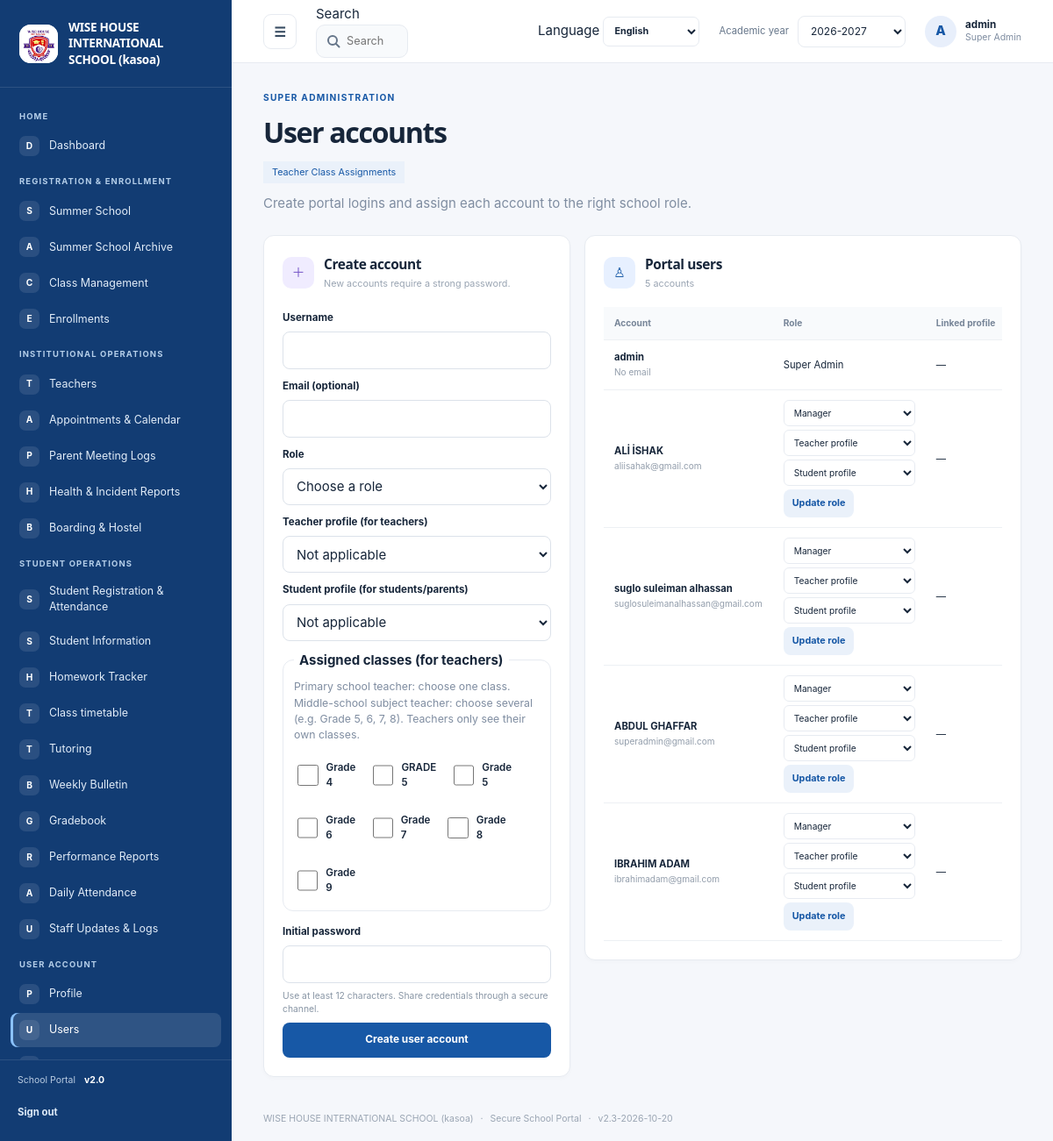
The page /users (signed in) on the database as committed earlier.
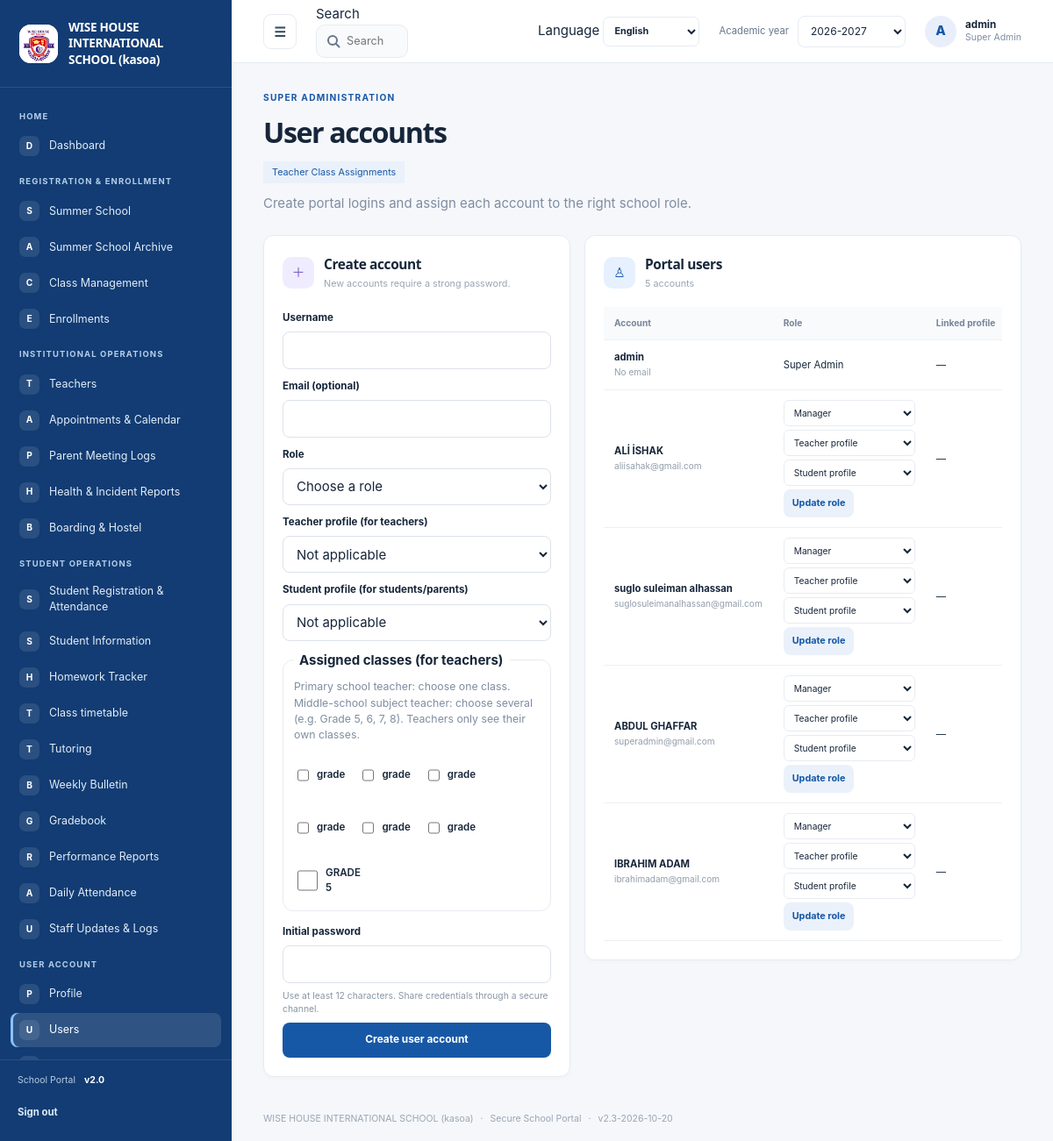
The same page on the database as committed later.
### tables this page shows
CREATE TABLE settings (
    key TEXT PRIMARY KEY,
    value TEXT NOT NULL
);

CREATE TABLE navigation_items (
    id INTEGER PRIMARY KEY AUTOINCREMENT,
    category TEXT NOT NULL,
    title TEXT NOT NULL,
    icon TEXT NOT NULL DEFAULT 'circle',
    url_endpoint TEXT NOT NULL,
    route_arg TEXT NOT NULL DEFAULT '',
    is_active INTEGER NOT NULL DEFAULT 1 CHECK (is_active IN (0, 1)),
    display_order INTEGER NOT NULL DEFAULT 0
);

CREATE TABLE users (
    id INTEGER PRIMARY KEY AUTOINCREMENT,
    username TEXT NOT NULL UNIQUE,
    password_hash TEXT NOT NULL,
    role TEXT NOT NULL DEFAULT 'manager'
      CHECK (role IN (
        'super_admin', 'admin', 'manager', 'teacher', 'student', 'parent',
        'health_officer', 'boarding_master'
      )),
    email TEXT UNIQUE,
    teacher_id INTEGER REFERENCES teachers(id) ON DELETE CASCADE,
    student_id INTEGER REFERENCES students(id) ON DELETE CASCADE,
    is_active INTEGER NOT NULL DEFAULT 1 CHECK (is_active IN (0, 1))
);

CREATE TABLE courses (
    id INTEGER PRIMARY KEY AUTOINCREMENT,
    name TEXT NOT NULL,
    code TEXT NOT NULL UNIQUE,
    teacher_id INTEGER NOT NULL REFERENCES teachers(id) ON DELETE RESTRICT
);

### school_system/views.py (the view, shortened to what this page needs)
@bp.route("/users", methods=("GET", "POST"))
@roles_required("super_admin")
def users():
    db = get_db()
    accounts = db.execute(
        "SELECT u.id, u.username, u.email, u.role, u.is_active, "
        "u.teacher_id, t.name AS teacher_name, s.name AS student_name FROM users u "
        "LEFT JOIN teachers t ON t.id=u.teacher_id "
        "LEFT JOIN students s ON s.id=u.student_id ORDER BY u.id"
    ).fetchall()
    teachers = db.execute("SELECT id, name FROM teachers WHERE email <> 'unassigned@school.invalid' ORDER BY name").fetchall()
    students = db.execute("SELECT id, name FROM students ORDER BY name").fetchall()
    class_rows = _sort_by_name(db.execute("SELECT id,name FROM courses").fetchall())
    teacher_classes = {}
    for course_id, people in _class_teacher_map(db).items():
        name = next(c["name"] for c in class_rows if c["id"] == course_id)
        for teacher_id, _, _ in people:
            teacher_classes.setdefault(teacher_id, []).append(name)
    teacher_classes = {k: sorted(v, key=_natural_key) for k, v in teacher_classes.items()}
    return render_template(
        "users.html", accounts=accounts, teachers=teachers, students=students,
        roles=ROLES, role_labels=ROLE_LABELS, class_rows=class_rows, teacher_classes=teacher_classes,
    )

### school_system/auth.py (called while the page is built)
@bp.before_app_request
def load_logged_in_user():
    user_id = session.get("user_id")
    if user_id is None:
        session.pop("username", None)
        session.pop("role", None)
        return
    user = get_db().execute(
        "SELECT id, username, role, is_active FROM users WHERE id = ?", (user_id,)
    ).fetchone()
    if user is None or not user["is_active"]:
        session.clear()
    else:
        session["username"] = user["username"]
        session["role"] = user["role"]

def login_required(view):
    @functools.wraps(view)
    def wrapped_view(**kwargs):
        if session.get("user_id") is None:
            return redirect(url_for("auth.login"))
        return view(**kwargs)
    return wrapped_view

def roles_required(*roles):
    def decorator(view):
        @functools.wraps(view)
        @login_required
        def wrapped_view(**kwargs):
            if session.get("role") not in roles:
                abort(403)
            return view(**kwargs)
        return wrapped_view
    return decorator

### school_system/db.py (called while the page is built)
def get_db():
    if "db" not in g:
        g.db = sqlite3.connect(current_app.config["DATABASE"])
        g.db.row_factory = sqlite3.Row
        g.db.execute("PRAGMA foreign_keys = ON")
    return g.db

### school_system/views.py (called while the page is built, shortened)
def _tr_lower(text):
    return str(text).replace("İ", "i").replace("I", "ı").lower()

def _natural_key(text):
    key = []
    for part in re.split(r"(\d+)", _tr_lower(text).strip()):
        if part.isdigit():
            key.append((0, int(part), ()))
        else:
            key.append((1, 0, tuple(_TR_ORDER.get(ch, 100 + ord(ch)) for ch in part)))
    return key

def _sort_by_name(rows, field="name"):
    return sorted(rows, key=lambda row: _natural_key(row[field]))

@bp.app_template_filter("translate")
def translate(text, language="en"):
    if language == "en" or not isinstance(text, str):
        return text

def _class_teacher_map(db):
    result = {}
    for r in db.execute(
        "SELECT ct.course_id,t.id,t.name,(c.teacher_id=t.id) AS is_main FROM course_teachers ct "
        "JOIN teachers t ON t.id=ct.teacher_id JOIN courses c ON c.id=ct.course_id "
        "WHERE t.email<>? ORDER BY is_main DESC,t.name", (UNASSIGNED_TEACHER_EMAIL,),
    ).fetchall():
        result.setdefault(r["course_id"], []).append((r["id"], r["name"], bool(r["is_main"])))
    return result

### school_system/templates/users.html (shortened to what this page needs)
{% extends "base.html" %}
{% block content %}
  <section class="page-title-row"><div><span class="eyebrow">SUPER ADMINISTRATION</span><h1>{{ 'User accounts'|translate(language) }}</h1><p><a class="button-small secondary-button" href="{{ url_for('views.teacher_classes') }}">{{ 'Teacher Class Assignments'|translate(language) }}</a></p><p class="muted">{{ 'Create portal logins and assign each account to the right school role.'|translate(language) }}</p></div></section>
  <div class="admin-grid">
    <section class="portal-card user-form-card">
      <div class="card-heading"><div><span class="card-icon lavender">＋</span><div><h2>{{ 'Create account'|translate(language) }}</h2><p>{{ 'New accounts require a strong password.'|translate(language) }}</p></div></div></div>
      <form method="post" class="stack user-create-form">
        <label for="username">{{ 'Username'|translate(language) }}</label><input id="username" name="username" maxlength="80" required>
        <label for="email">{{ 'Email (optional)'|translate(language) }}</label><input id="email" name="email" type="email">
        <label for="role">{{ 'Role'|translate(language) }}</label><select id="role" name="role" required>
          <option value="">{{ 'Choose a role'|translate(language) }}</option>{% for role in roles if role != 'super_admin' %}<option value="{{ role }}">{{ role_labels[role]|translate(language) }}</option>{% endfor %}
        </select>
        <label for="teacher_id">{{ 'Teacher profile (for teachers)'|translate(language) }}</label><select id="teacher_id" name="teacher_id"><option value="">{{ 'Not applicable'|translate(language) }}</option></select>
        <label for="student_id">{{ 'Student profile (for students/parents)'|translate(language) }}</label><select id="student_id" name="student_id"><option value="">{{ 'Not applicable'|translate(language) }}</option></select>
        <fieldset class="class-picker" style="border:1px solid var(--line,#e4e7ec);border-radius:12px;padding:10px 12px;margin:4px 0">
          <legend style="font-weight:700;padding:0 6px">{{ 'Assigned classes (for teachers)'|translate(language) }}</legend>
          <p class="muted" style="margin:0 0 8px;font-size:.82rem">{{ 'Primary school teacher: choose one class. Middle-school subject teacher: choose several (e.g. Grade 5, 6, 7, 8). Teachers only see their own classes.'|translate(language) }}</p>
          <div style="display:flex;flex-wrap:wrap;gap:8px 16px">
            {% for c in class_rows %}<label style="display:inline-flex;gap:6px;align-items:center;font-weight:600"><input type="checkbox" name="class_ids" value="{{ c.id }}"> {{ c.name }}</label>
            {% else %}<span class="muted">{{ 'Create a class before registering a student.'|translate(language) }}</span>{% endfor %}
          </div>
        </fieldset>
        <label for="password">{{ 'Initial password'|translate(language) }}</label><input id="password" name="password" type="password" minlength="12" autocomplete="new-password" required>
        <small>Use at least 12 characters. Share credentials through a secure channel.</small>
        <button type="submit">{{ 'Create user account'|translate(language) }}</button>
      </form>
    </section>
    <section class="portal-card account-list-card">
      <div class="card-heading"><div><span class="card-icon blue">♙</span><div><h2>{{ 'Portal users'|translate(language) }}</h2><p>{{ accounts|length }} {{ 'accounts'|translate(language) }}</p></div></div></div>
      {% if accounts %}
        <div class="table-scroll"><table><thead><tr><th>{{ 'Account'|translate(language) }}</th><th>{{ 'Role'|translate(language) }}</th><th>{{ 'Linked profile'|translate(language) }}</th></tr></thead>
          <tbody>{% for account in accounts %}<tr>
            <td><strong>{{ account.username }}</strong><br><small>{{ account.email or 'No email' }}</small></td>
            <td>
              {% if account.id != session.get('user_id') and account.role != 'super_admin' %}
                <form method="post" action="{{ url_for('views.update_user_role', user_id=account.id) }}" class="role-edit-form">
                  <select name="role" aria-label="{{ 'Role'|translate(language) }} {{ account.username }}">{% for role in roles if role != 'super_admin' %}<option value="{{ role }}" {% if role == account.role %}selected{% endif %}>{{ role_labels[role]|translate(language) }}</option>{% endfor %}</select>
                  <select name="teacher_id" aria-label="{{ 'Teacher profile'|translate(language) }}"><option value="">{{ 'Teacher profile'|translate(language) }}</option></select>
                  <select name="student_id" aria-label="{{ 'Student profile'|translate(language) }}"><option value="">{{ 'Student profile'|translate(language) }}</option></select>
                  <button class="button-small secondary-button" type="submit">{{ 'Update role'|translate(language) }}</button>
                </form>
              {% else %}{{ role_labels[account.role] }}{% endif %}
            </td>
            <td>{{ account.teacher_name or account.student_name or '—' }}</td>
          </tr>{% endfor %}</tbody>
        </table></div>
      {% else %}<div class="card-empty"><p>{{ 'No accounts have been created.'|translate(language) }}</p></div>{% endif %}
    </section>
  </div>
{% endblock %}

### school_system/templates/base.html (shortened to what this page needs)
<!doctype html>
<html lang="{{ language or 'en' }}" dir="{{ 'rtl' if language in ('ar',) else 'ltr' }}">
  <head>
    <link rel="stylesheet" href="{{ url_for('static', filename='style.css') }}">
    <link rel="stylesheet" href="{{ url_for('static', filename='portal.css') }}">
  </head>
  <body class="{% block body_class %}portal-body{% endblock %}">
    {% if session.get('user_id') and not public_page|default(false) %}
      <div class="portal-shell" id="portal-shell">
        <aside class="sidebar" id="sidebar" style="background-color: {{ site_settings.sidebar_color }};">
          <a class="school-brand" href="{{ url_for('views.dashboard') }}">
            <span class="school-logo">
              {% if brand_settings.get('logo_filename') %}
                <img src="{{ url_for('views.uploaded_logo', filename=brand_settings.get('logo_filename')) }}" alt="{{ school_name }} logo">
              {% else %}<span class="logo-mark">W</span>{% endif %}
            </span>
            <span class="school-name">{{ school_name }}</span>
          </a>
          <div class="sidebar-scroll" data-scroll-keep="sidebar" data-scroll-global>
            {% set nav_state = namespace(category=None) %}
            {% for item in nav_items %}
              {% if item.category != nav_state.category %}
                {% if not loop.first %}</section>{% endif %}
                <section class="nav-group"><p class="nav-heading">{{ item.category }}</p>
                {% set nav_state.category = item.category %}
              {% endif %}
              <a class="nav-link {% if request.endpoint == item.url_endpoint and (not item.get('resource') or request.view_args.get('resource') == item.get('resource')) %}active{% endif %}"
                href="{{ url_for(item.url_endpoint, resource=item.resource) if item.get('resource') else url_for(item.url_endpoint, module=item.module) if item.get('module') else url_for(item.url_endpoint) }}">
                <span class="nav-icon" aria-hidden="true">{{ item.icon[:1]|upper }}</span><span>{{ item.title }}</span>
              </a>
            {% endfor %}
            {% if nav_items %}</section>{% endif %}
          </div>
          <div class="sidebar-footer">
            <span class="sidebar-version">School Portal <b>v2.0</b></span>
            <form action="{{ url_for('auth.logout') }}" method="post">
              <button class="sidebar-logout" type="submit">{{ 'Sign out'|translate(language) }}</button>
            </form>
          </div>
        </aside>
        <div class="portal-main">
          <header class="topbar">
            <button class="icon-button menu-toggle" id="menu-toggle" type="button" aria-label="Toggle navigation" aria-expanded="true">☰</button>
            {% include "_global_search.html" %}
            <form class="language-select" method="post" action="{{ url_for('views.change_language') }}">
              <label for="portal-language" class="sr-only">Language</label>
              <select id="portal-language" name="language" aria-label="Language" onchange="this.form.submit()">
                {% for code, label in languages.items() %}
                  <option value="{{ code }}" {% if language == code %}selected{% endif %}>{{ label }}</option>
                {% endfor %}
              </select>
            </form>
            <form class="year-select" method="get" action="{{ url_for('views.dashboard') }}">
              <label for="academic-year">{{ 'Academic year'|translate(language) }}</label>
              <select id="academic-year" name="year" onchange="this.form.submit()">
                {% set year = request.args.get('year', academic_year) %}
                {% for option in academic_year_options %}
                  <option value="{{ option }}" {% if year == option %}selected{% endif %}>{{ option }}</option>
                {% endfor %}
              </select>
            </form>
            <a class="profile-chip" href="{{ url_for('views.profile') }}" aria-label="User profile">
              <span class="avatar">{{ session.get('username', 'U')[:1]|upper }}</span>
              <span class="profile-copy"><b>{{ session.get('username') }}</b><small>{{ role_label }}</small></span>
            </a>
          </header>
          <main class="page-content">
            {% block content %}{% endblock %}
          </main>
          <footer class="page-footer">{{ school_name }} <span>·</span> Secure School Portal <span>·</span> v{{ app_version }}</footer>
        </div>
      </div>
    {% else %}
      {% for category, message in get_flashed_messages(with_categories=true) %}
        <p class="flash {{ category }} login-flash" role="status">{{ message|translate(language) }}</p>
      {% endfor %}
      {% block public_content %}{% endblock %}
    {% endif %}
  </body>
</html>

### school_system/templates/_global_search.html (shortened to what this page needs)
<div class="global-search" role="search">
  <label for="global-search-input" class="sr-only">{{ 'Search'|translate(language) }}</label>
  <input id="global-search-input" type="search" autocomplete="off" maxlength="60"
    placeholder="{{ 'Search students, teachers, pages…'|translate(language) }}" aria-controls="gs-panel" aria-expanded="false">
</div>

### school_system/static/portal.css (style rules this page uses)
.sidebar-logout { width:100%;min-height:34px;justify-content:flex-start;margin-top:12px;padding:6px 0;background:transparent;color:#dce9f7;font-size:.76rem }
.request-status select,.role-edit-form select { min-height:30px;max-width:150px;padding:4px 7px;border:1px solid var(--line);border-radius:6px;background:#fff;color:var(--ink);font-size:.68rem }
.role-edit-form { display:grid;min-width:135px;gap:4px }
.role-edit-form button { justify-self:start }
.language-select select { min-height:34px;padding:5px 8px;border:1px solid var(--line);border-radius:7px;background:#fff;color:var(--ink);font-size:.72rem;font-weight:700 }
.secondary-button { min-height:32px;padding:6px 10px;background:#eaf1fa;color:var(--primary);font-size:.72rem }

### school_system/templates/_global_search.html (style rules this page uses)
.global-search { position:relative;flex:1;min-width:0;max-width:460px }
.global-search input { width:100%;min-height:38px;padding:7px 12px 7px 34px;border:1px solid var(--line,#e4e7ec);border-radius:10px;font:inherit;font-size:.85rem;color:var(--ink,#101828) }

Rows that differ between the two databases and show on the page:
changed courses (number 1 of 7 on the later page): name "Grade 4" → "grade"
changed courses (number 2 of 7 on the later page): name "Grade 9" → "grade"; moves up the list
changed courses (number 3 of 7 on the later page): name "Grade 5" → "grade"
changed courses (number 4 of 7 on the later page): name "Grade 6" → "grade"
changed courses (number 5 of 7 on the later page): name "Grade 7" → "grade"
changed courses (number 6 of 7 on the later page): name "Grade 8" → "grade"
shown differently, row unchanged: courses "GRADE 5": moves down the list
